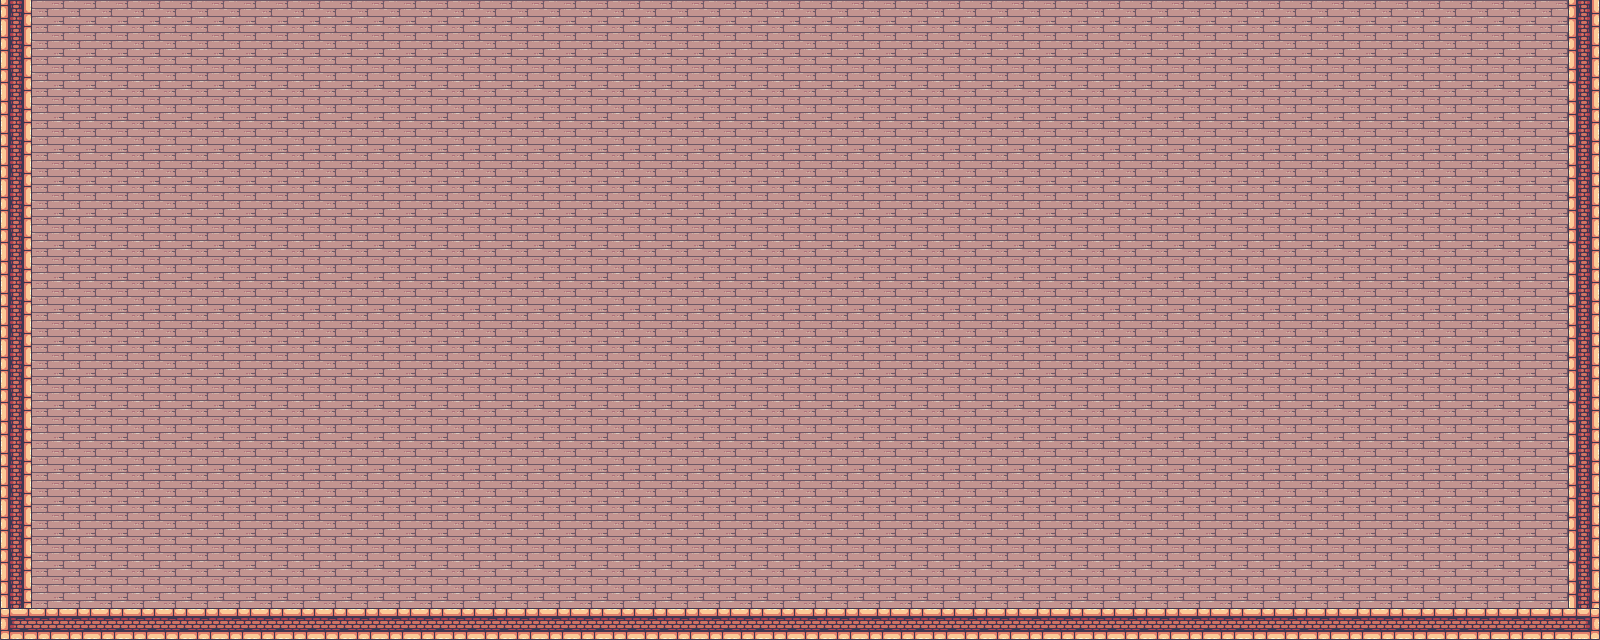

This game map was drawn from its Tiled (.tmx) file and the tilesets committed beside it. A one-line description and the full map source follow:
An orthogonal 50x20 tile map with 32x32 px tiles, 2 tile layers (Background, Terrain) and 5 objects (BeginSquare, EndSquare).

<map version="1.10" tiledversion="1.10.0" orientation="orthogonal" renderorder="right-down" width="50" height="20" tilewidth="32" tileheight="32" infinite="0" nextlayerid="5" nextobjectid="6">
 <tileset firstgid="1" source="LevelMaterials/Terrain (32x32).tsx" />
 <layer id="2" name="Background" width="50" height="20">
  <data encoding="csv">
155,155,155,155,155,155,155,155,155,155,155,155,155,155,155,155,155,155,155,155,155,0,0,0,0,155,155,155,155,155,155,155,155,155,155,155,155,155,155,155,155,155,155,155,155,155,155,155,155,155,
155,0,0,0,0,0,0,0,0,0,0,0,0,0,0,0,0,0,0,0,155,155,155,155,155,155,0,0,0,0,0,0,0,0,0,0,0,0,0,0,0,0,0,0,0,0,0,0,0,155,
155,0,0,0,0,0,0,0,0,0,0,0,0,0,0,0,0,0,0,0,0,0,0,0,0,0,0,0,0,0,0,0,0,0,0,0,0,0,0,0,0,0,0,0,0,0,0,0,0,155,
155,0,0,0,0,0,0,0,0,0,0,0,0,0,0,0,0,0,0,0,0,0,0,0,0,0,0,0,0,0,0,0,0,0,0,0,0,0,0,0,0,0,0,0,0,0,0,0,0,155,
155,0,0,0,0,0,0,0,0,0,0,0,0,0,0,0,0,0,0,0,0,0,0,0,0,0,0,0,0,0,0,0,0,0,0,0,0,0,0,0,0,0,0,0,0,0,0,0,0,155,
155,0,0,0,0,0,0,0,0,0,0,0,0,0,0,0,0,0,0,0,0,0,0,0,0,0,0,0,0,0,0,0,0,0,0,0,0,0,0,0,0,0,0,0,0,0,0,0,155,155,
155,0,0,0,0,0,0,0,0,0,0,0,0,0,0,0,0,0,0,0,0,0,0,0,0,0,0,0,0,0,0,0,0,0,0,0,0,0,0,0,0,0,0,0,0,0,0,0,155,0,
155,0,0,0,0,0,0,0,0,0,0,0,0,0,0,0,0,0,0,0,0,0,0,0,0,0,0,0,0,0,0,0,0,0,0,0,0,0,0,0,0,0,0,0,0,0,0,0,155,0,
155,0,0,0,0,0,0,0,0,0,0,0,0,0,0,0,0,0,0,0,0,0,0,0,0,0,0,0,0,0,0,0,0,0,0,0,0,0,0,0,0,0,0,0,0,0,0,0,155,0,
155,0,0,0,0,0,0,0,0,0,0,0,0,0,0,0,0,0,0,0,0,0,0,0,0,0,0,0,0,0,0,0,0,0,0,0,0,0,0,0,0,0,0,0,0,0,0,0,155,0,
155,155,0,0,0,0,0,0,0,0,0,0,0,0,0,0,0,0,0,0,0,0,0,0,0,0,0,0,0,0,0,0,0,0,0,0,0,0,0,0,0,0,0,0,0,0,0,0,155,0,
155,155,0,0,0,0,0,0,0,0,0,0,0,0,0,0,0,0,0,0,0,0,0,0,0,0,0,0,0,0,0,0,0,0,0,0,0,0,0,0,0,0,0,0,0,0,0,0,155,155,
155,155,0,0,0,0,0,0,0,0,0,0,0,0,0,0,0,0,0,0,0,0,0,0,0,0,0,0,0,0,0,0,0,0,0,0,0,0,0,0,0,0,0,0,0,0,0,0,0,155,
155,0,0,0,0,0,0,0,0,0,0,0,0,0,0,0,0,0,0,0,0,0,0,0,0,0,0,0,0,0,0,0,0,0,0,0,0,155,155,155,155,0,0,0,0,0,0,0,0,155,
155,0,0,0,0,0,0,0,0,0,0,0,0,0,0,0,0,0,0,0,0,0,0,0,0,0,0,0,0,0,0,0,0,0,0,0,0,0,0,0,155,155,155,155,155,155,0,0,155,155,
155,0,0,0,0,0,0,0,0,0,0,0,0,0,0,0,0,0,0,0,0,0,0,0,0,0,0,0,0,0,0,0,0,0,0,0,0,0,0,0,0,0,0,155,155,155,155,155,155,0,
155,0,0,0,0,0,0,0,0,0,0,0,0,0,0,0,0,0,0,0,0,0,0,0,0,0,0,0,0,0,0,0,0,0,0,0,0,0,0,0,0,0,0,0,0,155,155,155,155,0,
155,0,0,0,0,0,0,0,0,0,0,0,0,0,0,0,0,0,0,0,0,0,0,0,0,0,0,0,0,0,0,0,0,155,155,155,155,155,155,155,155,155,155,155,155,155,155,155,155,0,
155,155,155,155,155,155,155,155,155,155,155,155,155,155,155,155,155,155,155,155,155,155,155,155,155,155,155,155,155,155,155,155,155,155,155,155,155,155,155,155,155,155,155,155,155,155,155,155,155,155,
0,0,0,0,0,0,0,0,0,155,155,155,155,155,155,155,155,155,155,0,0,0,0,0,0,0,0,0,0,0,0,0,0,0,0,0,0,0,0,0,0,0,0,0,0,0,0,0,0,0
</data>
 </layer>
 <layer id="1" name="Terrain" width="50" height="20">
  <data encoding="csv">
44,155,155,155,155,155,155,155,155,155,155,155,155,155,155,155,155,155,155,155,155,155,155,155,155,155,155,155,155,155,155,155,155,155,155,155,155,155,155,155,155,155,155,155,155,155,155,155,155,44,
44,155,155,155,155,155,155,155,155,155,155,155,155,155,155,155,155,155,155,155,155,155,155,155,155,155,155,155,155,155,155,155,155,155,155,155,155,155,155,155,155,155,155,155,155,155,155,155,155,44,
44,155,155,155,155,155,155,155,155,155,155,155,155,155,155,155,155,155,155,155,155,155,155,155,155,155,155,155,155,155,155,155,155,155,155,155,155,155,155,155,155,155,155,155,155,155,155,155,155,44,
44,155,155,155,155,155,155,155,155,155,155,155,155,155,155,155,155,155,155,155,155,155,155,155,155,155,155,155,155,155,155,155,155,155,155,155,155,155,155,155,155,155,155,155,155,155,155,155,155,44,
44,155,155,155,155,155,155,155,155,155,155,155,155,155,155,155,155,155,155,155,155,155,155,155,155,155,155,155,155,155,155,155,155,155,155,155,155,155,155,155,155,155,155,155,155,155,155,155,155,44,
44,155,155,155,155,155,155,155,155,155,155,155,155,155,155,155,155,155,155,155,155,155,155,155,155,155,155,155,155,155,155,155,155,155,155,155,155,155,155,155,155,155,155,155,155,155,155,155,155,44,
44,155,155,155,155,155,155,155,155,155,155,155,155,155,155,155,155,155,155,155,155,155,155,155,155,155,155,155,155,155,155,155,155,155,155,155,155,155,155,155,155,155,155,155,155,155,155,155,155,44,
44,155,155,155,155,155,155,155,155,155,155,155,155,155,155,155,155,155,155,155,155,155,155,155,155,155,155,155,155,155,155,155,155,155,155,155,155,155,155,155,155,155,155,155,155,155,155,155,155,44,
44,155,155,155,155,155,155,155,155,155,155,155,155,155,155,155,155,155,155,155,155,155,155,155,155,155,155,155,155,155,155,155,155,155,155,155,155,155,155,155,155,155,155,155,155,155,155,155,155,44,
44,155,155,155,155,155,155,155,155,155,155,155,155,155,155,155,155,155,155,155,155,155,155,155,155,155,155,155,155,155,155,155,155,155,155,155,155,155,155,155,155,155,155,155,155,155,155,155,155,44,
44,155,155,155,155,155,155,155,155,155,155,155,155,155,155,155,155,155,155,155,155,155,155,155,155,155,155,155,155,155,155,155,155,155,155,155,155,155,155,155,155,155,155,155,155,155,155,155,155,44,
44,155,155,155,155,155,155,155,155,155,155,155,155,155,155,155,155,155,155,155,155,155,155,155,155,155,155,155,155,155,155,155,155,155,155,155,155,155,155,155,155,155,155,155,155,155,155,155,155,44,
44,155,155,155,155,155,155,155,155,155,155,155,155,155,155,155,155,155,155,155,155,155,155,155,155,155,155,155,155,155,155,155,155,155,155,155,155,155,155,155,155,155,155,155,155,155,155,155,155,44,
44,155,155,155,155,155,155,155,155,155,155,155,155,155,155,155,155,155,155,155,155,155,155,155,155,155,155,155,155,155,155,155,155,155,155,155,155,155,155,155,155,155,155,155,155,155,155,155,155,44,
44,155,155,155,155,155,155,155,155,155,155,155,155,155,155,155,155,155,155,155,155,155,155,155,155,155,155,155,155,155,155,155,155,155,155,155,155,155,155,155,155,155,155,155,155,155,155,155,155,44,
44,155,155,155,155,155,155,155,155,155,155,155,155,155,155,155,155,155,155,155,155,155,155,155,155,155,155,155,155,155,155,155,155,155,155,155,155,155,155,155,155,155,155,155,155,155,155,155,155,44,
44,155,155,155,155,155,155,155,155,155,155,155,155,155,155,155,155,155,155,155,155,155,155,155,155,155,155,155,155,155,155,155,155,155,155,155,155,155,155,155,155,155,155,155,155,155,155,155,155,44,
44,155,155,155,155,155,155,155,155,155,155,155,155,155,155,155,155,155,155,155,155,155,155,155,155,155,155,155,155,155,155,155,155,155,155,155,155,155,155,155,155,155,155,155,155,155,155,155,155,44,
44,155,155,155,155,155,155,155,155,155,155,155,155,155,155,155,155,155,155,155,155,155,155,155,155,155,155,155,155,155,155,155,155,155,155,155,155,155,155,155,155,155,155,155,155,155,155,155,155,44,
97,98,98,98,98,98,98,98,98,98,98,98,98,98,98,98,98,98,98,98,98,98,98,98,98,98,98,98,98,98,98,98,98,98,98,98,98,98,98,98,98,98,98,98,98,98,98,98,98,99
</data>
 </layer>
 <objectgroup id="3" name="Collision">
  <object id="1" x="0" y="-31.6126" width="31.7755" height="669.67" />
  <object id="2" x="0.303067" y="608" width="1599.69" height="31.4545" />
  <object id="3" x="1568" y="0" width="29.3333" height="606" />
 </objectgroup>
 <objectgroup id="4" name="StartEnd">
  <object id="4" name="BeginSquare" x="87" y="546" width="60" height="61" />
  <object id="5" name="EndSquare" x="1366" y="42" width="47" height="56" />
 </objectgroup>
</map>
